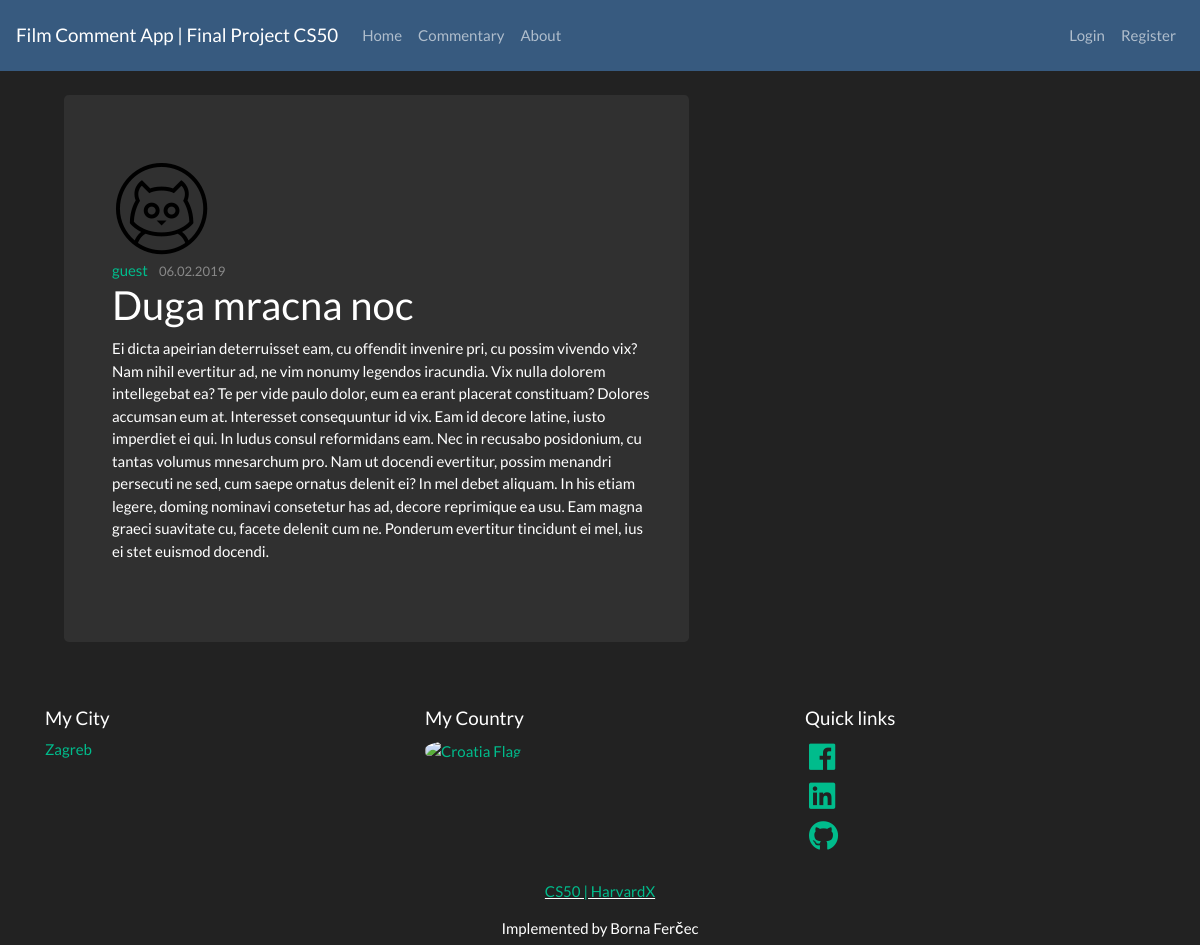
/post/6, run on an earlier commit of the app's database.
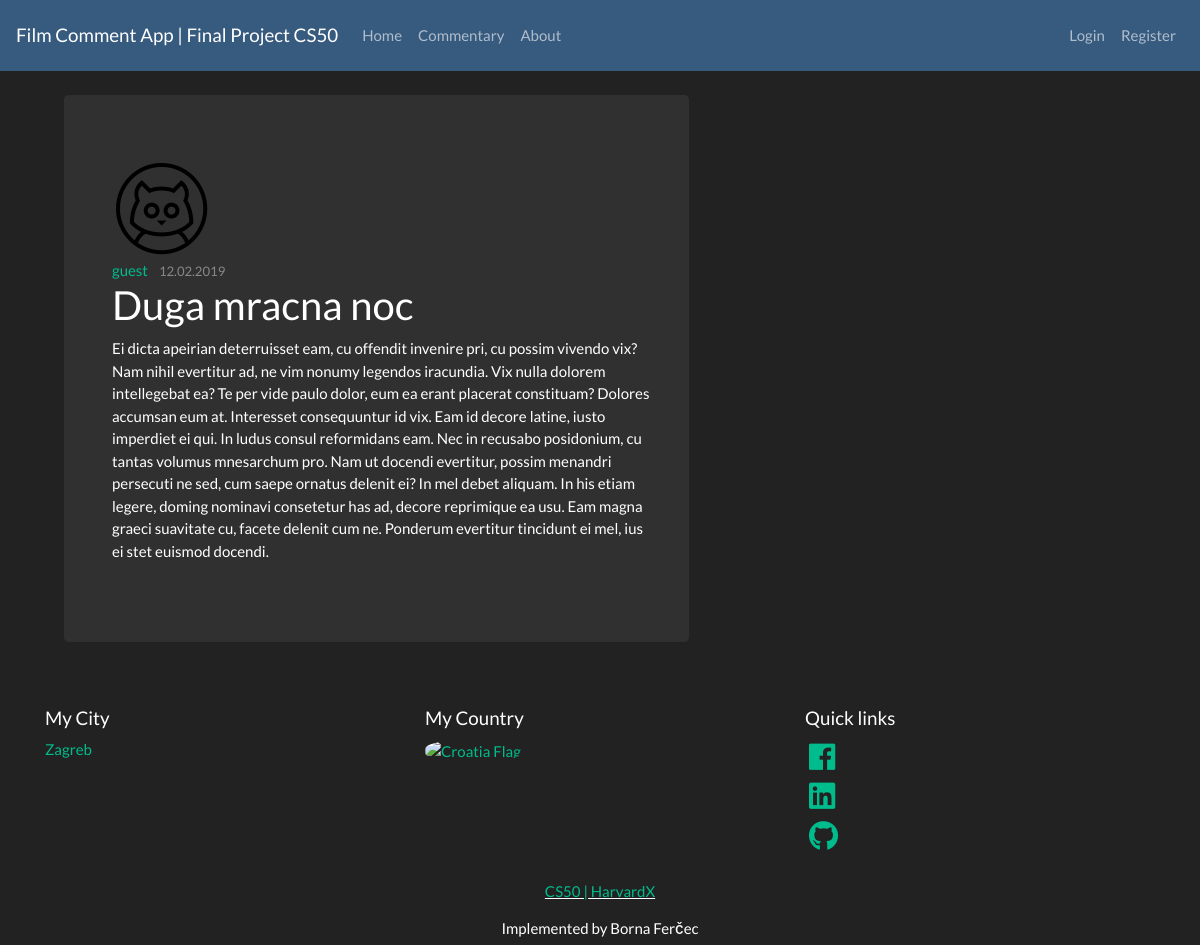
And on a later commit of the database.
### final_project/models.py (models this page shows, shortened)
class Post(db.Model):
    id = db.Column(db.Integer, primary_key=True)
    title = db.Column(db.String(100), nullable=False)
    date_posted = db.Column(db.DateTime, nullable=False, default=datetime.utcnow())
    content = db.Column(db.Text, nullable=False)
    user_id = db.Column(db.Integer, db.ForeignKey('user.id'), nullable=False)

### final_project/routes.py (the view)
@app.route("/post/<int:post_id>")
def post(post_id):
    post = Post.query.get_or_404(post_id)
    return render_template('post.html', title=post.title, post=post)

### final_project/templates/post.html (shortened to what this page needs)
{% extends "index.html" %}
{% block content %}
<div class="content-section col-md-10 pl-5 mt-4">
    <div class="jumbotron content-section col-md-8 pl-5 mt-3 ml-3">
        <img class="rounded-circle article-img" src="{{ url_for('static', filename='profile_pics/' + post.author.image_file) }}">
        <div class="media-body">
            <div class="article-metadata">
            <a class="mr-2" href="{{ url_for('user_posts', username=post.author.username )}}">{{ post.author.username }}</a>
            <small class="text-muted">{{ post.date_posted.strftime('%d.%m.%Y') }}</small>
            </div>
            <h2 class="article-title">{{ post.title }}</a></h2>
            <p class="article-content">{{ post.content }}</p>
        </div>
    </div>
</div>
{% endblock content %}

What changed in the data, as far as the page shows it:
changed Post "Duga mracna noc": date_posted "06.02.2019" → "12.02.2019"
